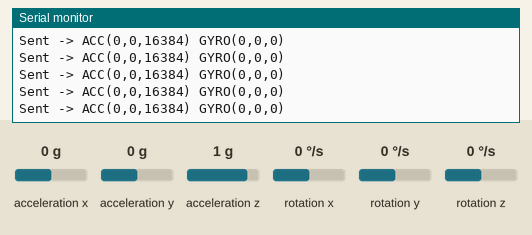
Recording of a sketch running on a simulated ESP32. On the bench: the last lines printed to the serial monitor. The test bench sets the inputs (shaded band); at power-on: acceleration x 0 g, acceleration y 0 g, acceleration z 1 g, rotation x 0 °/s, rotation y 0 °/s, rotation z 0 °/s. Nothing arrives over Bluetooth unless stated.

Above: at 1.2 s.
1.3 s: acceleration x set to -1.4 g
At 1.8 s:
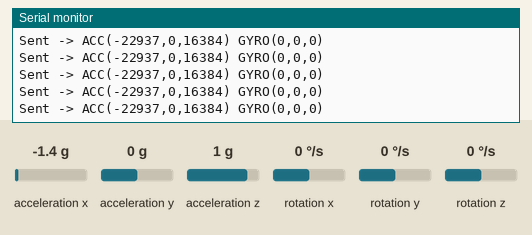
2.8 s: acceleration y set to -1.4 g
At 3.8 s:
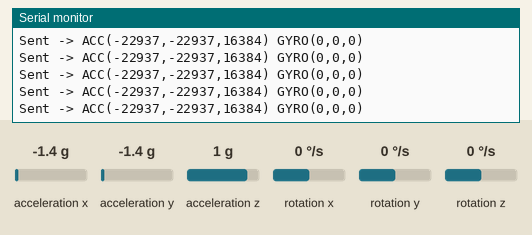
5.8 s: acceleration z set to -1.4 g
At 6.3 s:
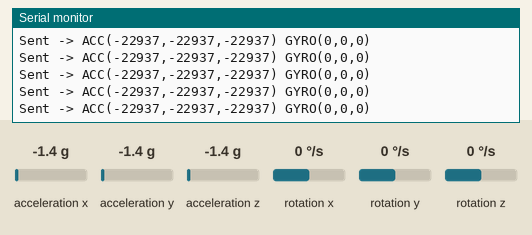
7.3 s: rotation x set to -192 °/s
At 8.1 s:
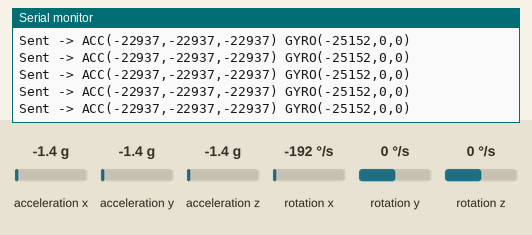
8.8 s: rotation y set to 100 °/s
At 9.5 s:
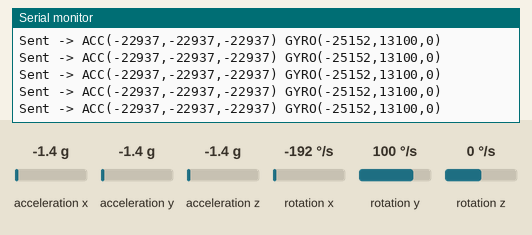

Measured:
- after the input at 1.3 s, the serial monitor: prints a new line after 0.08 s (image 1)
- after the input at 2.8 s, the serial monitor: prints a new line after 0.09 s (image 2)
- after the input at 5.8 s, the serial monitor: prints a new line after 0.08 s (image 3)
- after the input at 7.3 s, the serial monitor: prints a new line after 0.08 s (image 4)
- after the input at 8.8 s, the serial monitor: prints a new line after 0.07 s (image 5)

The sketch:

Client_BLE.ino
```cpp
#include "BluetoothSerial.h"
#include "I2Cdev.h"
#include "MPU6050.h"
#include <Wire.h>

BluetoothSerial SerialBT;
MPU6050 mpu;
// CC:7B:5C:F1:90:F6
uint8_t serverMAC[] = {0xCC, 0x7B, 0x5C, 0xF1, 0x90, 0xF6};

struct MotionData {
  int16_t ax, ay, az;
  int16_t gx, gy, gz;
};

#define QUEUE_SIZE 10
MotionData queue[QUEUE_SIZE];
int front = 0, rear = 0, count = 0;

bool enqueue(MotionData d) {
  if (count < QUEUE_SIZE) {
    queue[rear] = d;
    rear = (rear + 1) % QUEUE_SIZE;
    count++;
    return true;
  }
  return false;
}
bool dequeue(MotionData &d) {
  if (count > 0) {
    d = queue[front];
    front = (front + 1) % QUEUE_SIZE;
    count--;
    return true;
  }
  return false;
}

void setup() {
  Serial.begin(115200);
  Wire.begin();
  mpu.initialize();

  if (!mpu.testConnection()) {
    Serial.println("MPU6050 connection failed!");
    while (1);
  }

  SerialBT.begin("ESP32_Client", true);
  if (SerialBT.connect(serverMAC)) Serial.println("Connected to server");
  else Serial.println("Failed to connect");

  // Preload FIFO with initial readings
  for (int i = 0; i < 5; i++) {
    MotionData data;
    mpu.getMotion6(&data.ax, &data.ay, &data.az, &data.gx, &data.gy, &data.gz);
    enqueue(data);
  }
}

void loop() {
  // Always get the latest reading and enqueue it
  MotionData newData;
  mpu.getMotion6(&newData.ax, &newData.ay, &newData.az, &newData.gx, &newData.gy, &newData.gz);
  enqueue(newData);

  if (SerialBT.connected()) {
    MotionData sendData;
    if (dequeue(sendData)) {
      uint8_t buf[sizeof(MotionData)];
      memcpy(buf, &sendData, sizeof(MotionData));
      SerialBT.write(buf, sizeof(MotionData));
      Serial.printf("Sent -> ACC(%d,%d,%d) GYRO(%d,%d,%d)\n",
        sendData.ax, sendData.ay, sendData.az,
        sendData.gx, sendData.gy, sendData.gz);
    }
  }
  delay(10);
}
```
